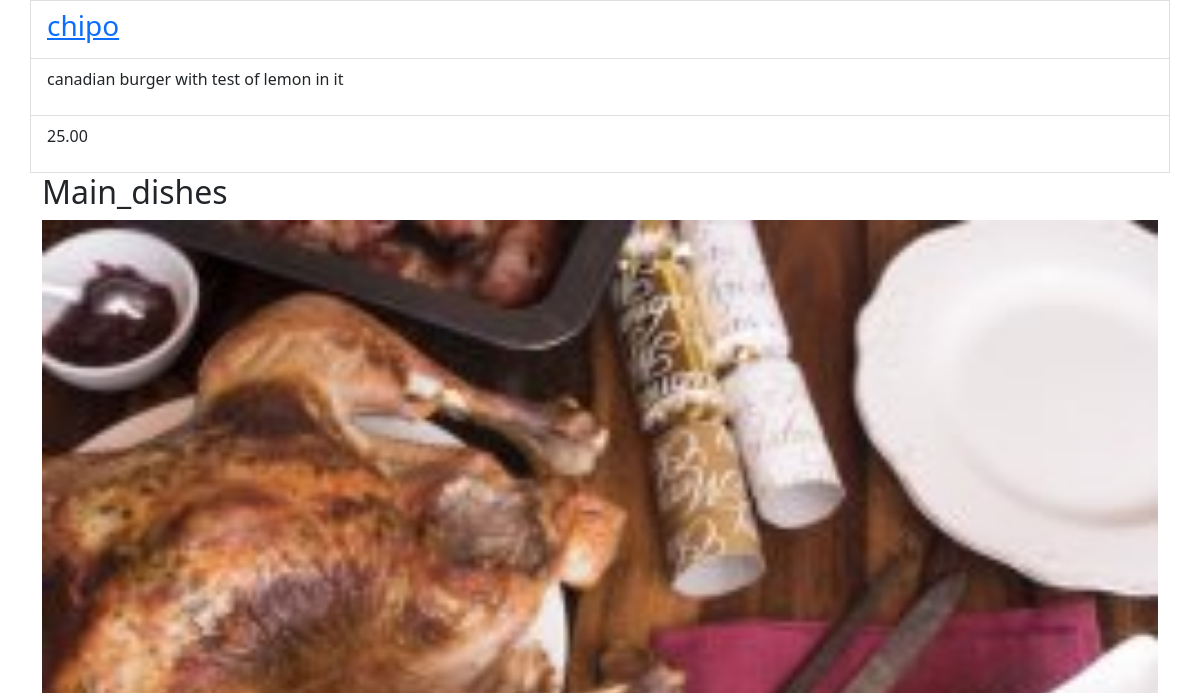
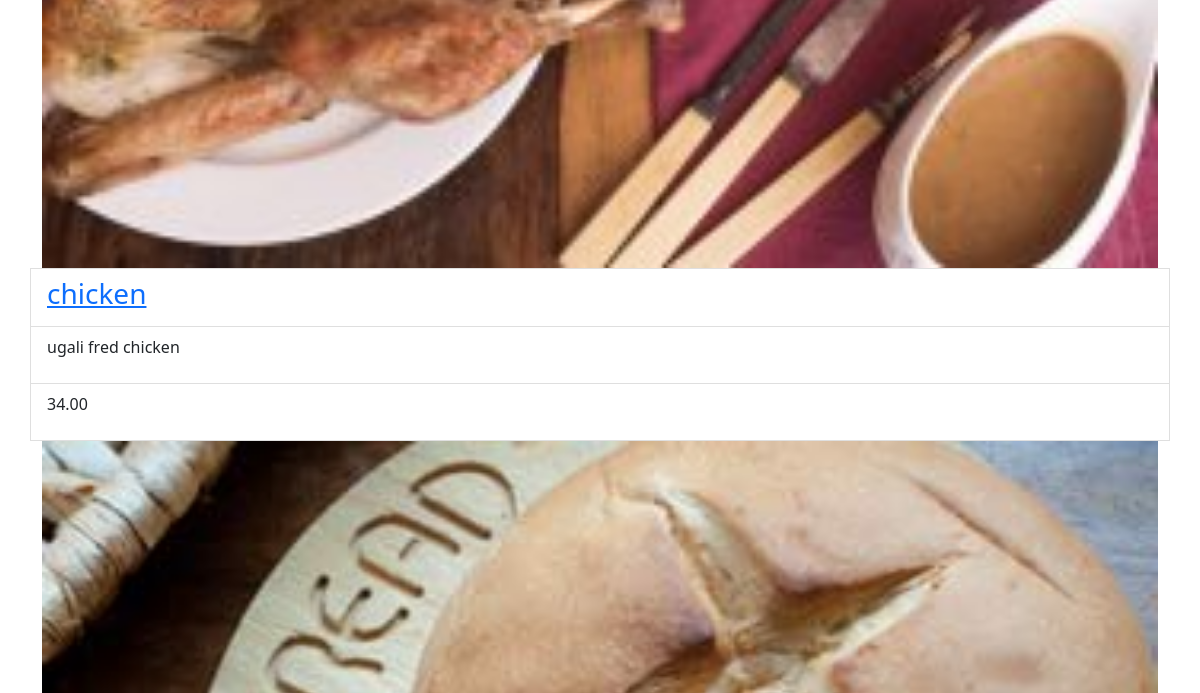
Before: / (middle part) with the older database file (2 pictures, top to bottom).
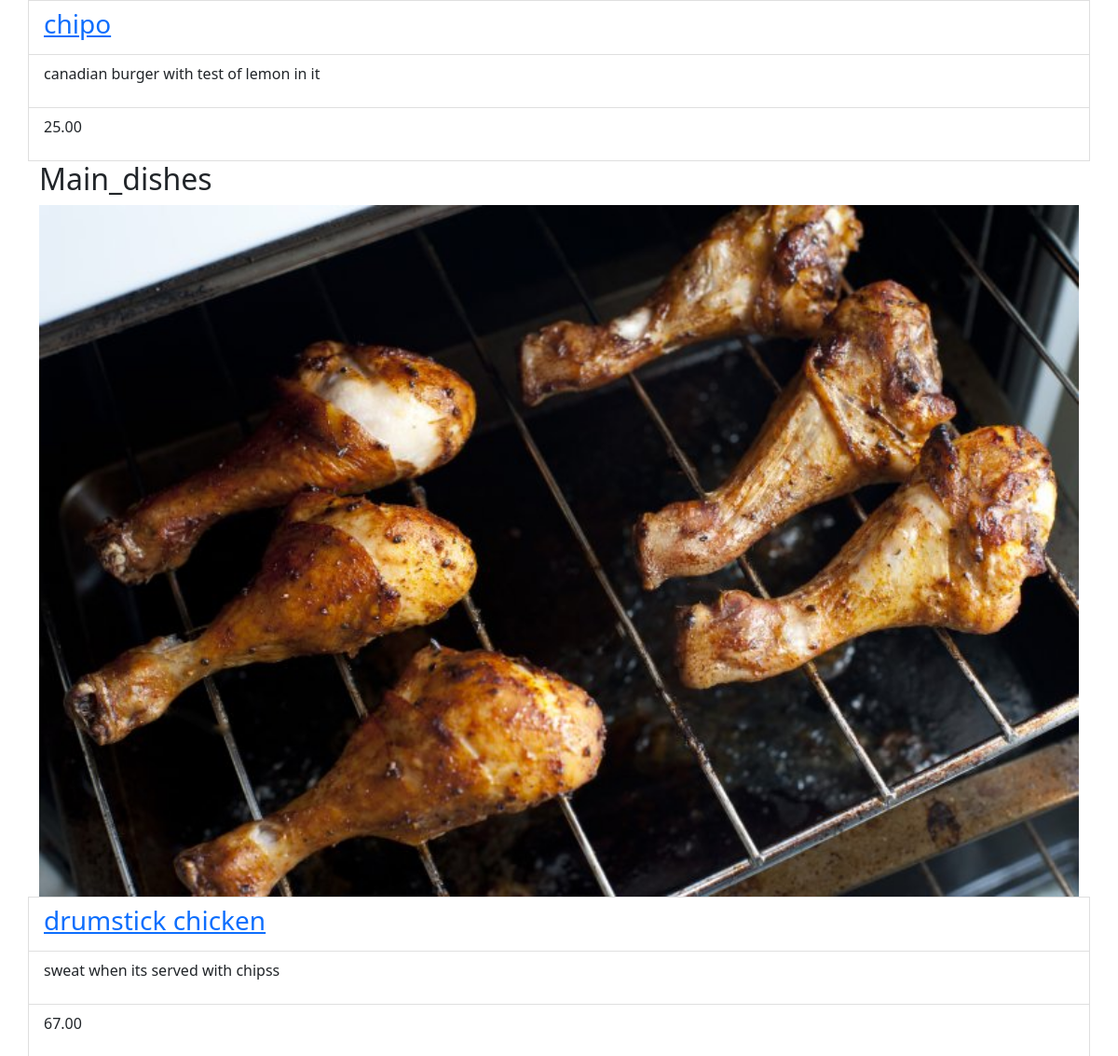
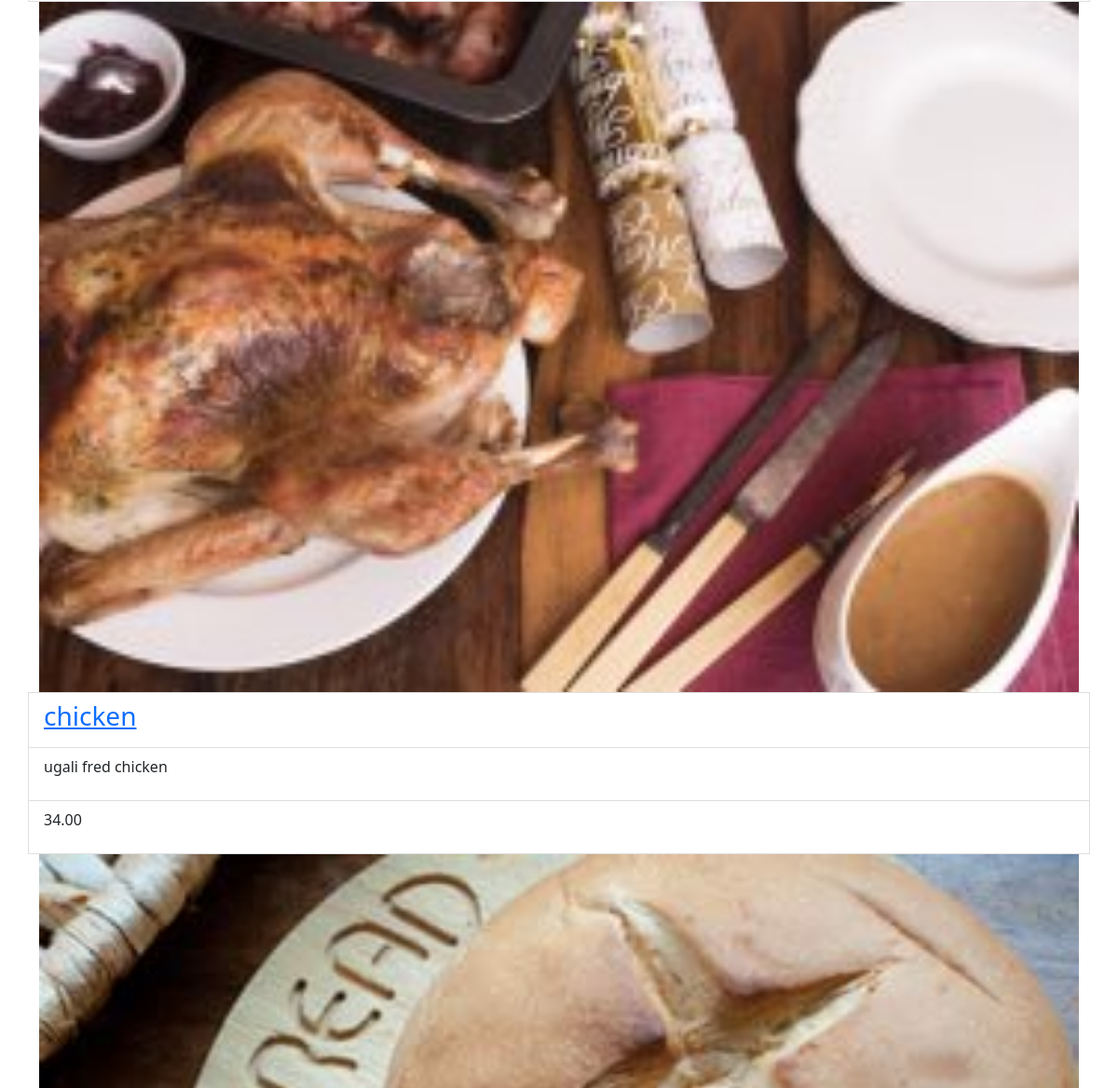
After: the same page with the newer database file (2 pictures, top to bottom).
### restaurant_menu/models.py (models this page shows, shortened)
class Item(models.Model):
    meal = models.CharField(max_length=10000, unique=True)
    description = models.CharField(max_length=2000)
    image = models.ImageField(upload_to="products/")
    price = models.DecimalField(max_digits=10, decimal_places=2)
    meal_type = models.CharField(max_length=200, choices=MEAL_TYPE)
    author = models.ForeignKey(User, on_delete=models.PROTECT)
    status = models.IntegerField(choices=STATUS, default=1)
    date_created = models.DateTimeField(auto_now=True)
    date_updated = models.DateTimeField(auto_now=True)

### restaurant_menu/views.py (the view)
# urls.py: path('', views.MenuList.as_view(), name='home'),
class MenuList(generic.ListView):
    queryset = Item.objects.order_by("-date_created")
    template_name = "index.html"
    def get_context_data(self, **kwargs):
        context = super().get_context_data(**kwargs)
        context["meals"] = MEAL_TYPE
        return context

### restaurant_menu/templates/index.html (shortened to what this page needs)
{% extends 'base.html' %}
{% block content %}
<div class="container" xmlns="http://www.w3.org/1999/html">
    <ul class="list-group list-group-flush">
        <div class="row">
        {% for meal in meals %}
            <h2 class="pt -5">{{ meal.1 }}</h2>
                {% for m in item_list %}
                      {% if m.meal_type == meal.0%}
                        {% if m.status == 0 %}
                            <li  class="list-group-item d-flex justify-content-between align-items-center">
                                <img src = "{{m.image.url}}">
                            </li>
                             <li  class="list-group-item d-flex justify-content-between align-items-center">
                                 <a href="{% url 'menu_item' m.pk %}"><h3><del>{{ m.meal }}</del></h3></a>
                             </li>
                            <li  class="list-group-item d-flex justify-content-between align-items-center">
                                <p>{{ m.description }}</p>
                            </li>
                             <li  class="list-group-item d-flex justify-content-between align-items-center">
                                <p>{{ m.price }}</p>
                            </li>
                        {% else%}
                                <img class="card-img-top" src = " {{m.image.url}}">
                             <li  class="list-group-item d-flex justify-content-between align-items-center">
                                 <a href="{% url 'menu_item' m.pk %}"><h3>{{ m.meal }}</h3></a>
                             </li>
                            <li  class="list-group-item d-flex justify-content-between align-items-center">
                                <p>{{ m.description }}</p>
                            </li>
                             <li  class="list-group-item d-flex justify-content-between align-items-center">
                                <p>{{ m.price }}</p>
                            </li>
                        {% endif %}
                     {% endif %}
                {% endfor %}
        {% endfor %}
            </div>
</div>
{% endblock content %}

### restaurant_menu/templates/base.html (shortened to what this page needs)
<!DOCTYPE html>
<html lang="en">
    <head>
        <link href="https://cdn.jsdelivr.net/npm/bootstrap@5.2.0-beta1/dist/css/bootstrap.min.css" rel="stylesheet">
    </head>
    <body>
        {% block content %}
        {% endblock content %}
    </body>
</html>

Changed rows visible on the page:
added Item: image (picture), meal "drumstick chicken", description "sweat when its served with chipss", price "67.00", shown under "Main_dishes"
